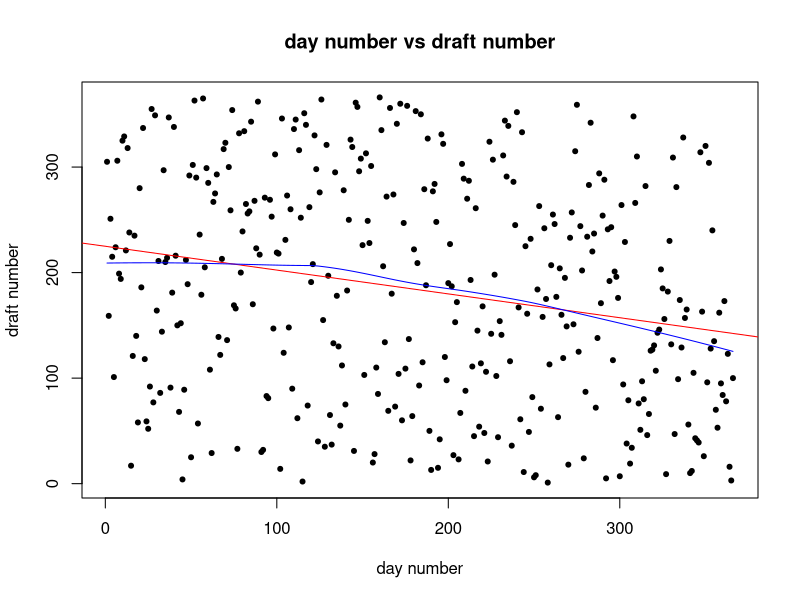
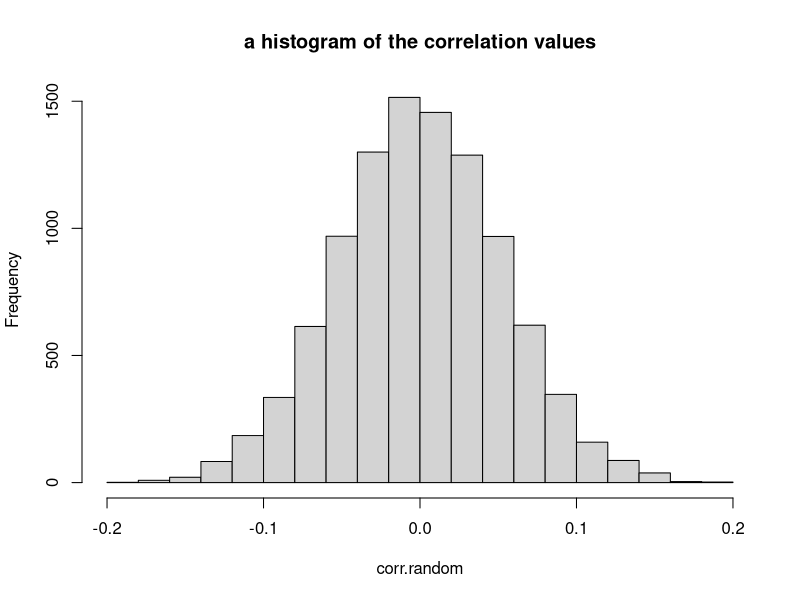
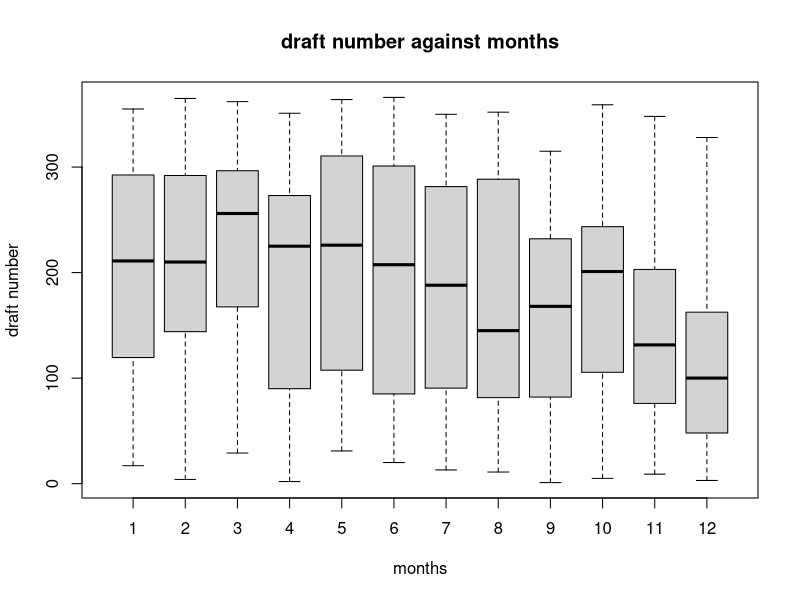

Write R code to recreate these figures, in order.
## ---- chunk 1
# sicne lottery number 1 is sep 19 : 177
#m1969<- lottery$Month_Number=="9"
#d1969<- lottery$Day_of_year=="263"
m1=9
d1=19
m2=4
d2=24
test_my_bday<- function(m,d){
  if((m == m1)&(d== d1)){
    print("Oops, you was called in 1970 in the first two draws")
  }else if((m==m2) & (d==d2)){
    print("Oops, you was called in 1970 in the first two draws")
   } else{
    print("Lucky you! You was NOT called in 1970 in the first two draws")
    }
}

#let me test my birthday
test_my_bday(4,19)  
#go ahead to test your birthday here
# text_my_bday(m,d)

## ---- chunk 2
lottery = read.table('data_1970lottery.txt', sep = ',', header = T)
## ---- chunk 3
attach(lottery)
# Make a scatterplot of draft number against the day number to see if anything appear amiss?
#consider the day number as the independent varialbe x, and draft number is the dependent variable y.
plot(lottery$Day_of_year, lottery$Draft_No, main = "day number vs draft number", 
     xlab = "day number", ylab = "draft number", pch= 20)
# include a regression line
abline(lm(lottery$Draft_No ~ lottery$Day_of_year), col = "red")
#LOWESS smoother which uses locally-weighted polynomial regression give the coordinates of the smooth
lines(lowess(lottery$Day_of_year, lottery$Draft_No), col = "blue")

##From the above scatterplot, we observe that the data points are scattered randomly. The plot shows there seems has no relationship between the draft numbers and the day numbers. Therefore we conclude that the day numbers and the draft numbers are independent. The scatter plot does not reval much of an association between draft number and sequential dates.
## ---- chunk 4
#Find the correlations: Compute both the Pearson and Spearman correlations between day number and draft number. Compare their values. Does this make sense? Return: Pearson and Spear- man correlations.

#find Pearson correlations between day number and draft number.
##draft_pearson_cor
draft_pearson_cor<- cor.test(lottery$Day_of_year, 
                             lottery$Draft_No,
                              method = "pearson")
draft_pearson_cor

# find Spearman correlations between day number and draft number.
##draft_spearman_cor
draft_spearman_cor<-cor.test(lottery$Day_of_year,
                             lottery$Draft_No,
                              method =  "spearman")
draft_spearman_cor

obs_corr<- cor(lottery$Day_of_year, lottery$Draft_No)
##result: the Pearson and Spearman correlations between day number and draft number are the same -0.2256861. Which means x(day number) and y(draft number) has a week negative linear relationship, means when one variable tends to increase as the other decreases. The correlation shows us that the highest value of draft number is tend to associated with the lowest value of day number but the relationship is weak. 
## ---- chunk 5
##To determine whether the observed correlation is statistically significant, we need to perform a permutation test with a big enough sample size ( I did it with 10,000 permutations). 
#H0(null hypothesis): p = -0.2260414, H1:(alternative hypothesis) p > -0.2260414
draft_num<- lottery$Draft_No
day_num<- lottery$Day_of_year
corr.random =  NULL
for(i in 1:10000){
  draft_random = sample(draft_num, length(draft_num), replace = TRUE )
  corr.random[i] = cor(day_num, draft_random)
}
p_value= sum(corr.random > obs_corr)/10000
p_value


#Provide a histogram of the correlation values arising from your permutations and annotate the true correlation. Compute the empirical p-value. Is the correlation significant? Return: empirical p-value.
hist(corr.random, main = "a histogram of the correlation values")
abline(v= obs_corr, col = "red", lwd = 2) 
#result: assuming significance level=5%, since here p_value=1 which is greater than 5%, so fail to reject the H0(null hypothesis). Thus, the observed correlation is statistically significant.

## ---- chunk 6
#plot a boxplot of draft number against months to see (if any) what trend here has?
month_num<- lottery$Month_Number
boxplot(draft_num ~ month_num,
        main = "draft number against months",
        xlab =  "months", ylab = "draft number")
##December has the losest median draft number and has less the lowest minimum and lowest maximum draft number. It's more likely to have an average around 200 draft number. 
##The average draft number per month increases from January to March, and from August to October. Decreases from March to August, and from October to December. There's no clear increasing or decreasing pattern through out the months in a year.
## ---- chunk 7
#Why is the Kruskal-Wallis test more appropriate than ANOVA for this data? Perform the Kruskal-Wallis test to see if draft numbers are different across months and describe what you would conclude based on the result. Return: KW test p-value.
kruskal.test(lottery$Month ~ draft_num)
kw_p_val = 0.4902
## ---- chunk 8
#How many pairwise comparisons are possible? For each comparison, perform a Mann- Whitney U test. Return: the set of (uncorrected) p-values.
#since we have n=366, comparison=n(n-1)/2=66,795 with the pairwise comparison method.
# a helpful function is combn
mw_p_vec1<- wilcox.test(draft_num, month_num, correct = FALSE)
mw_p_vec1
## p-value1 < 2.2e-16, which is less than 0.05. So reject the null hypothesis, means that these two groups(draft number and month number do not have statistical equality mean)
sum.rank.draft = sum(rank(c(draft_num, month_num)) [1:366])
w1=sum.rank.draft- length(draft_num)*(length(draft_num)+1)/2
w1
sum.rank.month = sum(rank(c(draft_num, month_num)) [367: 732])
w2 = sum.rank.month -  length(month_num)*(length(month_num)+1)/2
w2
w3= sum(rank(c(draft_num,month_num))[1:366])
w3
w4 = sum(rank(c(draft_num,month_num))[367:732])
w4  
##in the group(draft and month number) since the compute interval(w3=198916, w4=69362) is contained within the tabulated interval(w1=131755, w2= 2201), we conclude by accepting the hypothesis H0 of equality of means.

mw_p_vec2<- wilcox.test(draft_num, day_num, correct = FALSE)
mw_p_vec2
##p-value = 1, greater than 0.05. then we can accepct the null hypothesis H0 of statistical equality of the means of two group(draft number and day number.)
sum.rank.draft2 = sum(rank(c(draft_num, day_num)) [1:366])
w11=sum.rank.draft2- length(draft_num)*(length(draft_num)+1)/2
w11
sum.rank.day = sum(rank(c(draft_num, day_num)) [367: 732])
w22 = sum.rank.day -  length(day_num)*(length(day_num)+1)/2
w2
w33= sum(rank(c(draft_num,day_num))[1:366])
w33
w44 = sum(rank(c(draft_num,day_num))[367:732])
w44 
## ---- chunk 9
# Which comparisons are significant using the Bonferroni (FWER) correction with α = 0.05? What about the Benjamini-Hochberg (FDR) correction at α = 0.05? Return: the set of corrected p-values for both methods.
kw_p_val = 0.4902
p1 = kw_p_val
fwer_p_vec1<- p.adjust(p1, method = "bonferroni", n= length(p1))
fwer_p_vec1

fdr_p_vec1<- p.adjust(p1, method = "fdr", n= length(p1))
fdr_p_vec1

p2 = 1
fwer_p_vec2<- p.adjust(p2, method = "bonferroni", n= length(p2))
fwer_p_vec2

fdr_p_vec2<- p.adjust(p2, method = "fdr", n= length(p2))
fdr_p_vec2

## ---- chunk 10
#Perform Fisher’s exact test with the following categories in the table: January-June vs July-December and draft numbers of 1-182 vs 183-366. Provide the table and compare the p-value to that from the Kruskal-Wallis test. Return: p-value.
m1to6= c(lottery$Month_Number<7, lottery$Month_Number) 
m1to6
sum(m1to6)

m7to12= c(lottery$Month_Number>6, lottery$Month_Number) 
m7to12
sum(m7to12)

low_draft= c(lottery$Draft_No< 183, lottery$Draft_No)
low_draft
length(low_draft)

high_draft= c(lottery$Draft_No> 182, lottery$Draft_No)
high_draft
length(high_draft)

m1to6_lowdraft= c(m1to6[draft_num< 183])
a11= sum(m1to6_lowdraft)
a11
m1to6_highdraft= c(m1to6[draft_num> 182])
a12= sum(m1to6_highdraft)
a12

m7to12_lowdraft= c(m7to12[draft_num< 183])
a21= sum(m7to12_lowdraft)
a21
m7to12_highdraft= c(m7to12[draft_num> 182])
a22= sum(m7to12_highdraft)
a22

p1=a11/(a11+a12)
p1

p2= a21/(a21+a22)
p2

test1<- matrix(c(a11,a12,a21,a22), nrow = 2,
               dimnames= list(month= c("1to6", "7to12"),
                              draft= c("low", "high")))

fet_p_val<- fisher.test(test1, alternative = "two.sided")
fet_p_val

#result: Since p-value = 0.312, the p-value is not small enough to reject the null hypothesis,  conclusion will continue to hold even if the dependence is not properly accounted for. So what would you tell the congress when they call you to testify about the fairness of the lottery? What are the advantages and disadvantages of the Kruskal-Wallis test against Fisher’s exact test in this case?
#
## ---- chunk 11
#for further research:
#The beauty of the 1970 draft lottery data is that students can confirm the nonrandomness in the lottery process by a wide variety of approaches. The dataset is ideal for computer laboratory experiments and for graphical exploration. A few Minitab examples will illustrate the ease with which one can display the lottery's bias. Also analyzed are the corresponding data for the 1971 lottery, which featured a much improved, if more complicated, randomization. (The 1970 draft lottery applied to eligible men aged 19 to 26 prior to January 1, 1970, and so included births taking place in some leap years. The 1971 draft lottery applied to men born in 1951, so only 365 days were involved.) 
## ---- chunk 12
#Reference
#1,Larsen, R. J., and Stroup, D. F. (1976), Statistics in the Real World, New York: Macmillan, pp. 241-245. Nonparametric approaches: Kruskal-Wallis test on the monthly ranks and Wilcoxon/Mann-Whitney rank sum test on the ranks in the first and last halves of the year.

#2, Landscaper.net (2009). The Military Draft and 1969 Draft Lottery for the Vietnam War. Last modified 2009-03-24. Confirmed 2011-05-26. 

#3, "The vietnam lotteries" Last Updated June 18, 2009 https://web.archive.org/web/20120915225120/https://www.sss.gov/lotter1.htm

#4, RESULTS FROM LOTTERY DRAWING - Vietnam Era 1970 #https://web.archive.org/web/20120915232321/http://www.sss.gov/LOTTER8.HTM

#5, Eberhart, Dan. A pact with the living. 10-26-2016. Print

#6, Draft lottery (1969) https://en.wikipedia.org/wiki/Draft_lottery_(1969)#cite_note-SSS70-1

#7, “Would your draft number have been called?” USA Today, Gannett Satellite Information Network, 2017, www.usatoday.com/vietnam-war/draft-picker.

#8,Rosenbaum, D. E. (1970a), "Statisticians Charge Draft Lottery Was Not Random," New York Times, January 4, p. 66. "If the results occur less frequently" than 5% of the time, "then the statisticians conclude that some causative factor was involved." This makes an interesting contrast to the subsequent delicacy with which the New York Times characterizes the statistics involved in polls ("How the Poll Was Conducted").
